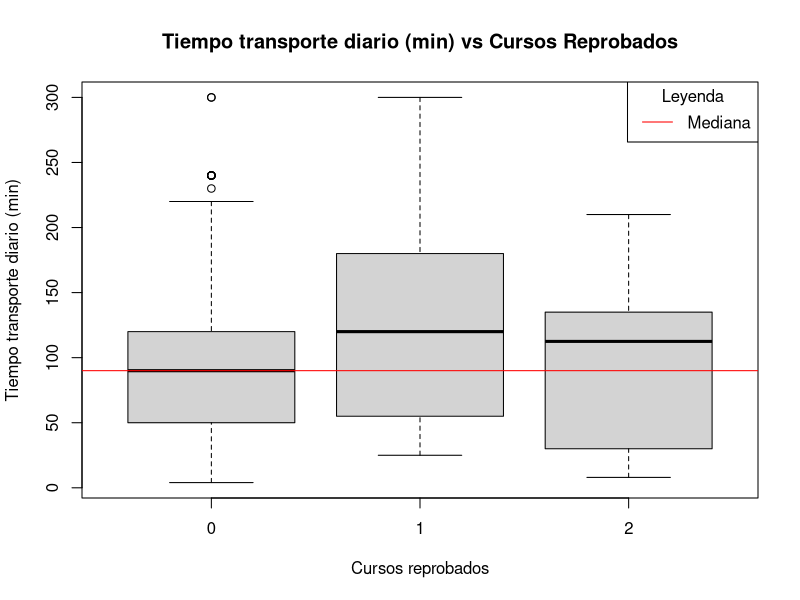
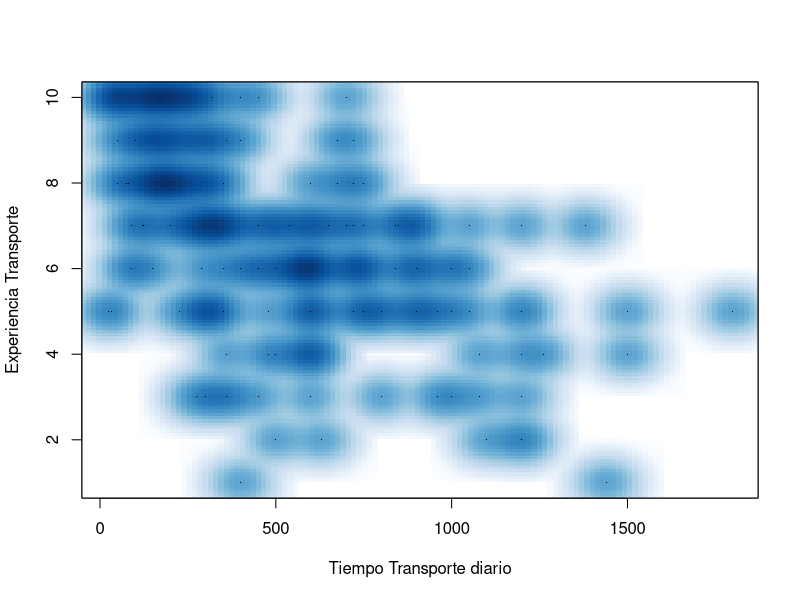
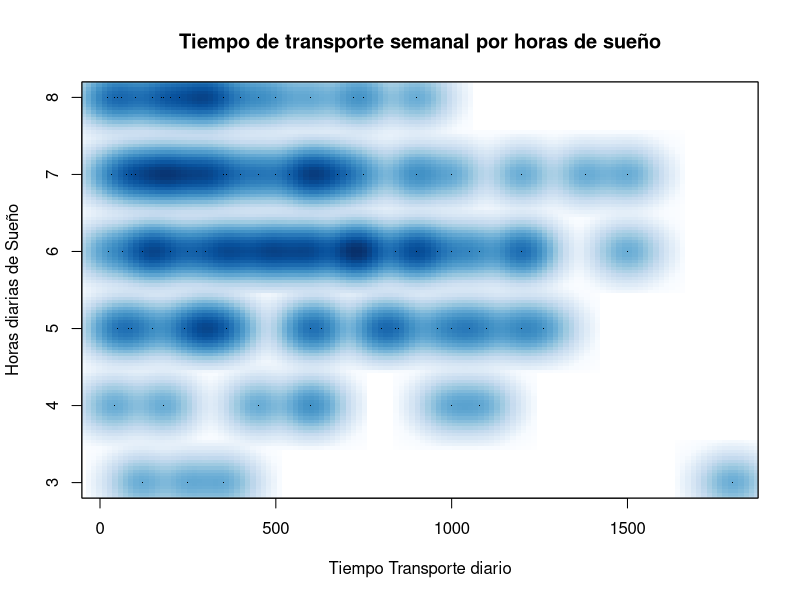
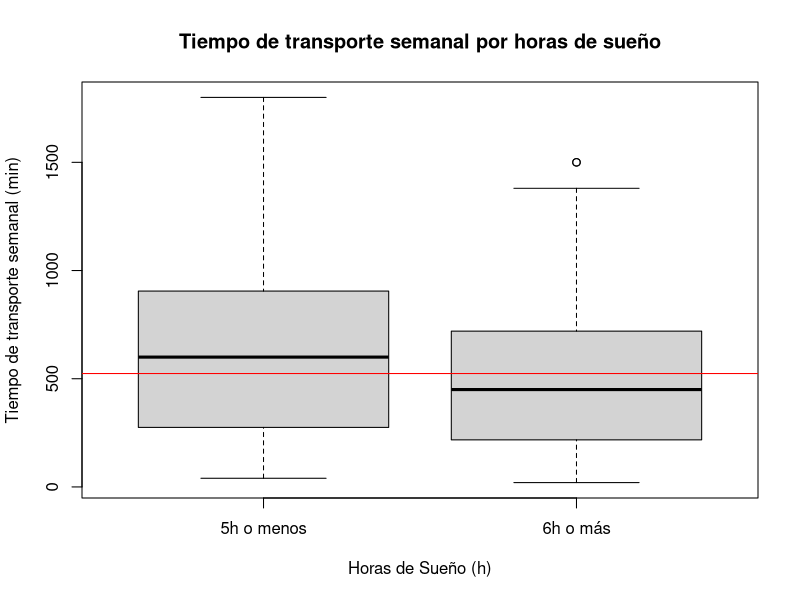
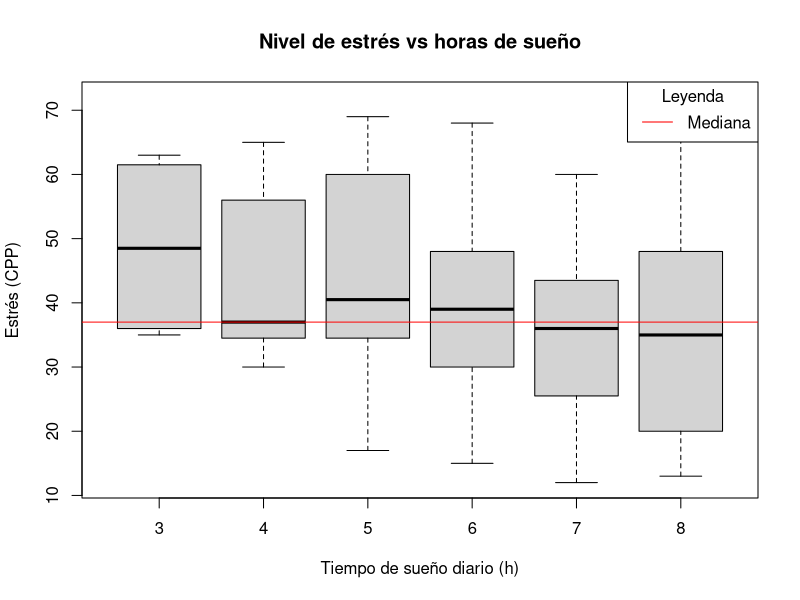
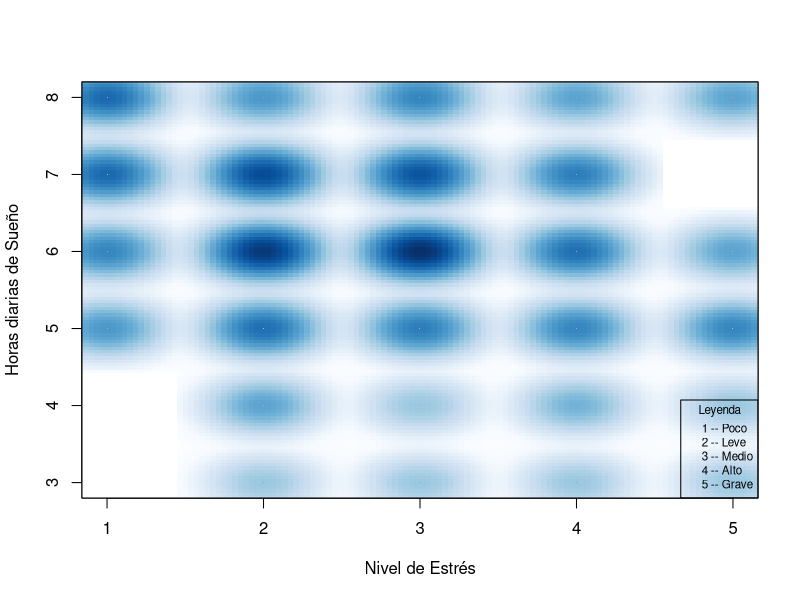
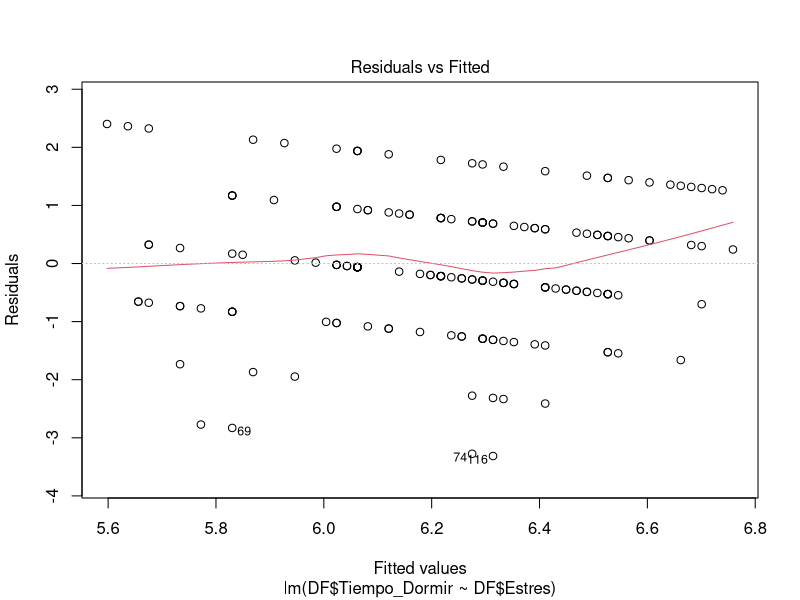
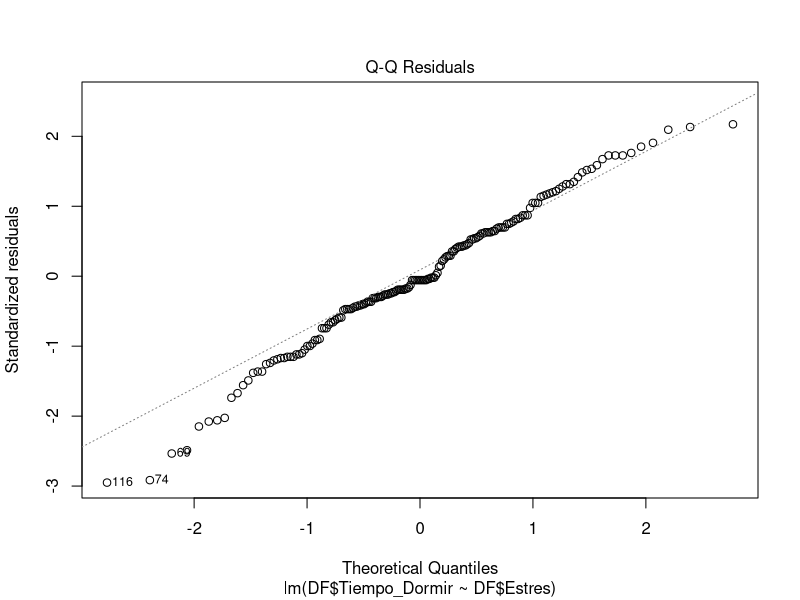

Write R code to recreate these figures, in order.
## ---- chunk 1
library(readr)
library(dplyr)
DF<-read_csv("Base_DatosFINAL.csv")
## ---- chunk 2
boxplot(DF$Tiempo_Transporte~DF$NroReprobados,main="Tiempo transporte diario (min) vs Cursos Reprobados", xlab= "Cursos reprobados",ylab="Tiempo transporte diario (min)")
abline(h=median(DF$Tiempo_Transporte),col="red")
legend("topright", c("Mediana"),lty=c(1), col=c("red"),title="Leyenda",bg="white")
## ---- chunk 3
chisq.test(table(DF$Tiempo_Transporte, DF$NroReprobados))

## ---- chunk 4
smoothScatter(DF$Transporte_Semanal,DF$Calificacion,ylab= "Experiencia Transporte",xlab="Tiempo Transporte diario")
## ---- chunk 5
chisq.test(table(DF$Transporte_Semanal, DF$Calificacion))

## ---- chunk 6
smoothScatter(DF$Transporte_Semanal,DF$Tiempo_Dormir,ylab= "Horas diarias de Sueño",xlab="Tiempo Transporte diario", main="Tiempo de transporte semanal por horas de sueño")
## ---- chunk 7
dmenos<-(DF[which(DF$Tiempo_Dormir<=5),])
dmas<-(DF[which(DF$Tiempo_Dormir>=6),])
#summary(DF$Transporte_Semanal)
boxplot(dmenos$Transporte_Semanal,dmas$Transporte_Semanal,names= c("5h o menos","6h o más"), main="Tiempo de transporte semanal por horas de sueño", ylab="Tiempo de transporte semanal (min)", xlab="Horas de Sueño (h)")
abline(h=mean(DF$Transporte_Semanal), col="red")
## ---- chunk 8
t.test(dmenos$Transporte_Semanal,mu=450,alternative = "less", conf.level = 0.95)
## ---- chunk 9
boxplot(DF$Estres~DF$Tiempo_Dormir,main="Nivel de estrés vs horas de sueño", xlab= "Tiempo de sueño diario (h)",ylab="Estrés (CPP)")
abline(h=median(DF$Estres),col="red")
legend("topright", c("Mediana"),lty=c(1), col=c("red"),title="Leyenda",bg="white")
## ---- chunk 10
library(RColorBrewer)
coul <- brewer.pal(5, "Set2") 
smoothScatter((cut(DF$Estres,breaks=seq(12,83,by=12), include.lowest = TRUE)), DF$Tiempo_Dormir,ylab= "Horas diarias de Sueño",xlab="Nivel de Estrés", col = coul)
legend("bottomright",
       c("1 -- Poco", "2 -- Leve","3 -- Medio","4 -- Alto","5 -- Grave"), 
       bty = "o", title="Leyenda",bg="transparent",pt.cex = 1,cex = 0.7)
## ---- chunk 11
Estresmayor<-(DF[which(DF$Estres>48),])
summary(Estresmayor$Tiempo_Dormir)
t.test(Estresmayor$Tiempo_Dormir,mu=5.907,alternative="greater", conf.level = 0.95)
## ---- chunk 12
Estres_Sueño=lm(DF$Tiempo_Dormir~DF$Estres)
summary(Estres_Sueño)
## ---- chunk 13
plot(Estres_Sueño)
## ---- chunk 14
t.test(Estres_Sueño$coefficients)
## ---- chunk 15
Trans_Repr <- lm(DF$NroReprobados~DF$Tiempo_Transporte)
summary(Trans_Repr)
## ---- chunk 16
smoothScatter(DF$Tiempo_Transporte,DF$NroReprobados,xlab= "Tiempo de transporte (min)",ylab="Número de Cursos desaprobados",main="Tiempo de transporte vs Cursos desaprobados")
abline(h=median(DF$NroReprobados),col="red")
abline(Trans_Repr, col='orange')
legend("topright", c("Mediana", "Tendencia"),lty=c(1, 1), col=c("red","orange"),title="Leyenda",bg="white")

## ---- chunk 17
plot(Trans_Repr)
## ---- chunk 18
t.test(Trans_Repr$coefficients)
## ---- chunk 19
Trans_Sueño=lm(DF$Tiempo_Dormir~DF$Transporte_Semanal)
summary(Trans_Sueño)
## ---- chunk 20
smoothScatter(DF$Transporte_Semanal,DF$Tiempo_Dormir,xlab= "Tiempo de transporte (min)",ylab="Horas de Sueño",main="Tiempo de transporte vs Horas de Sueño")
abline(Trans_Sueño, col='orange')
legend("topright", c("Tendencia"),lty=c(1, 1), col=c("orange"),title="Leyenda",bg="white")

## ---- chunk 21
plot(Trans_Sueño)
## ---- chunk 22
t.test(Trans_Sueño$coefficients)
## ---- chunk 23
Trans_Calif=lm(DF$Calificacion~DF$Transporte_Semanal)
summary(Trans_Calif)
## ---- chunk 24
smoothScatter(DF$Transporte_Semanal,DF$Calificacion,xlab= "Tiempo de transporte (min)",ylab="Calificación",main="Calificación vs Tiempo de transporte")
abline(h=median(DF$Transporte_Semanal),col="red")
abline(Trans_Calif, col='orange')
legend("topright", c("Mediana", "Tendencia"),lty=c(1, 1), col=c("red","orange"),title="Leyenda",bg="white")

## ---- chunk 25
plot(Trans_Calif)
## ---- chunk 26
t.test(Trans_Calif$coefficients)
## ---- chunk 27
R_Sueño=lm(DF$Tiempo_Dormir~DF$Transporte_Semanal+DF$Estres)
summary(R_Sueño)
## ---- chunk 28
plot(R_Sueño)
## ---- chunk 29
t.test(R_Sueño$coefficients)

## ---- chunk 30
R_Calif1=lm(DF$Calificacion~DF$Transporte_Semanal+DF$M1)
summary(R_Calif1)
## ---- chunk 31
plot(R_Calif1)
## ---- chunk 32
t.test(R_Calif1$coefficients)
